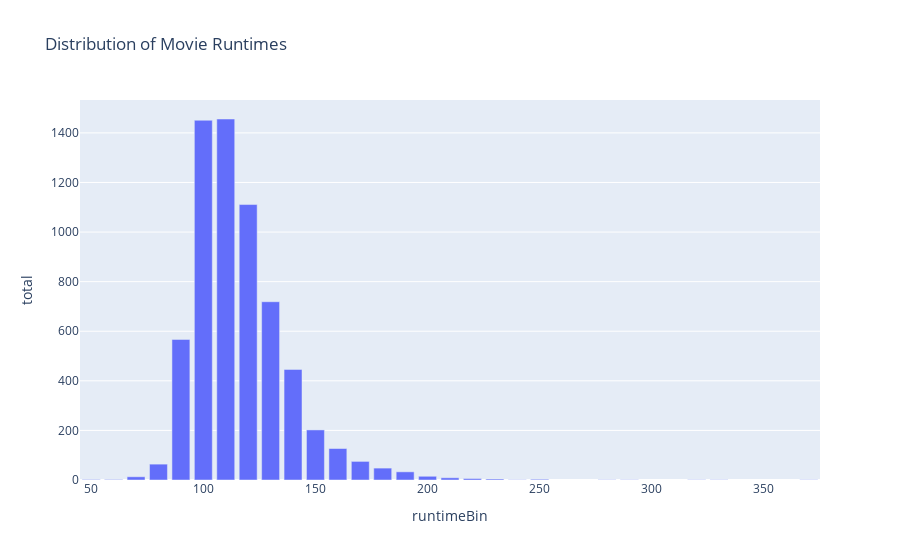

Notebook cell for this chart:
### Markdown cell above
<br><br>

Let us take a look at the current distribution of movie runtimes.

### Code cell
px.bar(res_q4, x="runtimeBin", y="total", title="Distribution of Movie Runtimes")

### Figure 1 — Plotly figure (JSON) as saved in the notebook; plotly's stock layout.template omitted (floating-point values rounded to 4 significant figures)
{"data": [{"alignmentgroup": "True", "hovertemplate": "runtimeBin=%{x}<br>total=%{y}<extra></extra>", "legendgroup": "", "marker": {"color": "#636efa", "pattern": {"shape": ""}}, "name": "", "offsetgroup": "", "orientation": "v", "showlegend": false, "textposition": "auto", "type": "bar", "x": [50, 60, 70, 80, 90, 100, 110, 120, 130, 140, 150, 160, 170, 180, 190, 200, 210, 220, 230, 240, 250, 280, 290, 320, 330, 370], "xaxis": "x", "y": [2, 2, 13, 64, 567, 1451, 1456, 1111, 719, 446, 202, 127, 75, 48, 33, 15, 9, 6, 4, 1, 3, 1, 1, 1, 1, 1], "yaxis": "y"}], "layout": {"autosize": true, "barmode": "relative", "legend": {"tracegroupgap": 0}, "title": {"text": "Distribution of Movie Runtimes"}, "xaxis": {"anchor": "y", "autorange": true, "domain": [0, 1], "range": [45, 375], "title": {"text": "runtimeBin"}, "type": "linear"}, "yaxis": {"anchor": "x", "autorange": true, "domain": [0, 1], "range": [0, 1533.0], "title": {"text": "total"}, "type": "linear"}}}
